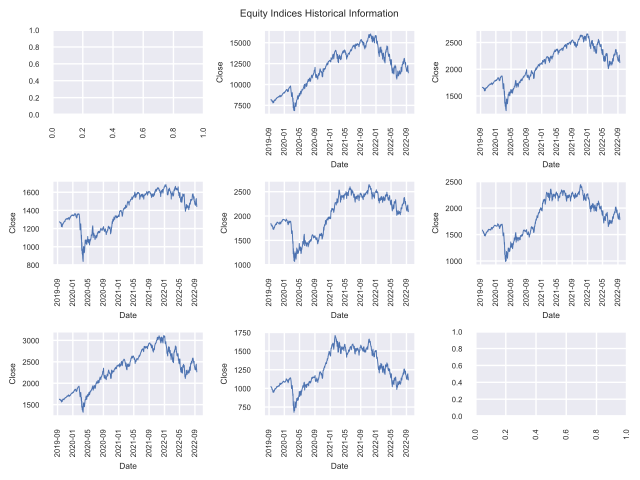

The script that drew this image:
import pandas as pd
import seaborn as sns
import os
import yfinance as yf
import matplotlib.pyplot as plt
import dataframe_image as dfi
from pdfConverter import save_multi_image
from matplotlib import rc

rc('mathtext', default='regular')
plt.rcParams["figure.autolayout"] = True
pd.set_option('display.max_columns', None)

'''
The purpose of this file is to grab all relevant data on equity indices. The 
following will be tracked along with date data type:
- s&p 500 index
- nasdaq composite index
- russell 1000 index
- russell 1000 value index
- russell 1000 growth index
- russell 2000 index
- russell 2000 value index
- russell 2000 growth index
'''
# creating a list of equity indices
equityIndices = ['^IXIC', '^RUI', '^RLV', '^RLG', '^RUT', '^RUJ',
                 '^RUO']

# create a empty dataframe
appendedData = pd.DataFrame(columns=['Ticker'])

# process to grab historical data
for index in equityIndices:
    a = yf.Ticker(str(index)).history(period="3Y") # how many years of data
    # a.reset_index(inplace=True)
    a.drop(['Dividends', 'Stock Splits', 'Volume'], inplace=True, axis=1)
    a = a.assign(Delta=a['Close'].pct_change())
    appendedData = pd.concat([appendedData, pd.DataFrame(a)])
    #appendedData = appendedData.assign(Delta=appendedData[
    # 'Close'].pct_change())
    if appendedData['Ticker'].isnull:
        appendedData['Ticker'].fillna(index, inplace=True)
    else:
        continue


# resetting our index
appendedData.reset_index(inplace=True)

# renaming the column holding date values
appendedData.rename(columns={'index':'Date'}, inplace=True)

# converting our date column to a date value
appendedData['Date'] = pd.to_datetime(appendedData['Date'])

# adding a percent change column to our data


# checkin our df
print(appendedData)

# exporting out data as a csv file
appendedData.to_csv('equityIndicesHistData.csv', index=False)

'''
at this point we want to create a number of figures that provides us with 
insights on the historical data we have now collected 
'''

# creating subsets of data to present in a figure format
ixicOnly = appendedData[appendedData['Ticker'] == '^IXIC']
ruiOnly = appendedData[appendedData['Ticker'] == '^RUI']
rlvOnly = appendedData[appendedData['Ticker'] == '^RLV']
rlgOnly = appendedData[appendedData['Ticker'] == '^RLG']
rutOnly = appendedData[appendedData['Ticker'] == '^RUT']
rujOnly = appendedData[appendedData['Ticker'] == '^RUJ']
ruoOnly = appendedData[appendedData['Ticker'] == '^RUO']


# setting up our graph information
sns.set(font_scale=0.5)
fig, axes = plt.subplots(3, 3)
fig.suptitle('Equity Indices Historical Information')

# purpose is to create a number of figures reflecting data

ixic = sns.lineplot(ax=axes[0,1], data=ixicOnly, x='Date', y='Close',
                    linewidth=0.7, ci=None)

rui = sns.lineplot(ax=axes[0,2], data=ruiOnly, x='Date', y='Close',
                   linewidth=0.7, ci=None)

rlv = sns.lineplot(ax=axes[1, 0], data=rlvOnly, x='Date', y='Close',
                   linewidth=0.7, ci=None)

rlg = sns.lineplot(ax=axes[2, 0], data=rlgOnly, x='Date', y='Close',
                   linewidth=0.7, ci=None)

rut = sns.lineplot(ax=axes[1, 2], data=rutOnly, x='Date', y='Close',
                   linewidth=0.7, ci=None)

ruj = sns.lineplot(ax=axes[1, 1], data=rujOnly, x='Date', y='Close',
                   linewidth=0.7, ci=None)

ruo = sns.lineplot(ax=axes[2, 1], data=ruoOnly, x='Date', y='Close',
                   linewidth=0.7, ci=None)

fig0 = plt.figure()
all = sns.lineplot(data=appendedData, x='Date', y='Close',
                   hue='Ticker', linewidth=0.7, ci=None, legend=False)
fig8 = plt.figure()
delta = sns.lineplot(data=appendedData, x='Date', y='Delta',
                     hue='Ticker', linewidth=0.6, ci=None, legend=False)

# some stylistic changes
for ax in fig.axes:
    ax.tick_params(labelrotation=90, axis='x')

filename = 'equityIndices.pdf'
save_multi_image(filename)
